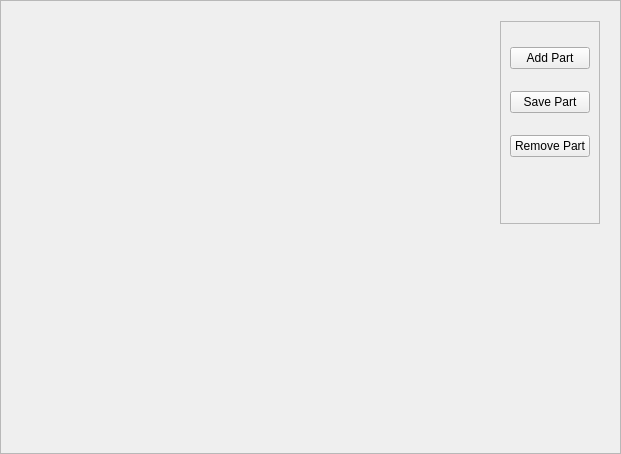
<?xml version="1.0" encoding="UTF-8"?>
<ui version="4.0">
 <class>JobParts</class>
 <widget class="QFrame" name="JobParts">
  <property name="geometry">
   <rect>
    <x>0</x>
    <y>0</y>
    <width>621</width>
    <height>454</height>
   </rect>
  </property>
  <property name="windowTitle">
   <string>Frame</string>
  </property>
  <property name="frameShape">
   <enum>QFrame::StyledPanel</enum>
  </property>
  <property name="frameShadow">
   <enum>QFrame::Raised</enum>
  </property>
  <layout class="QGridLayout" name="gridLayout">
   <item row="0" column="0">
    <widget class="QcjDataFrame" name="dataFrame">
     <property name="toolTip">
      <string/>
     </property>
     <property name="whatsThis">
      <string/>
     </property>
     <property name="xml_definition" stdset="0">
      <string>form_definition</string>
     </property>
     <layout class="QVBoxLayout" name="verticalLayout">
      <item>
       <widget class="QFrame" name="frame">
        <property name="frameShape">
         <enum>QFrame::NoFrame</enum>
        </property>
        <property name="frameShadow">
         <enum>QFrame::Raised</enum>
        </property>
        <layout class="QHBoxLayout" name="horizontalLayout">
         <property name="margin">
          <number>0</number>
         </property>
         <item>
          <widget class="QcjDataForm" name="dataForm">
           <property name="toolTip">
            <string>&lt;html&gt;This is a form entering in the parts information of predifined jobs. It's xml form name is &lt;em&gt;job_part_form&lt;/em&gt;&lt;/html&gt;</string>
           </property>
           <property name="whatsThis">
            <string>&lt;html&gt;This is for creating and modifying parts associated with a job. It's xml form name is &lt;em&gt;job_parts_form&lt;/em&gt;&lt;/html&gt;</string>
           </property>
           <property name="xml_definition" stdset="0">
            <string>job_part_form</string>
           </property>
          </widget>
         </item>
         <item>
          <widget class="QFrame" name="frame_14">
           <property name="sizePolicy">
            <sizepolicy hsizetype="Maximum" vsizetype="Preferred">
             <horstretch>0</horstretch>
             <verstretch>0</verstretch>
            </sizepolicy>
           </property>
           <property name="frameShape">
            <enum>QFrame::StyledPanel</enum>
           </property>
           <property name="frameShadow">
            <enum>QFrame::Raised</enum>
           </property>
           <layout class="QVBoxLayout">
            <property name="spacing">
             <number>6</number>
            </property>
            <property name="margin">
             <number>9</number>
            </property>
            <item>
             <widget class="QPushButton" name="newBtn">
              <property name="text">
               <string>Add Part</string>
              </property>
             </widget>
            </item>
            <item>
             <widget class="QPushButton" name="saveBtn">
              <property name="text">
               <string>Save Part</string>
              </property>
             </widget>
            </item>
            <item>
             <widget class="QPushButton" name="deleteBtn">
              <property name="text">
               <string>Remove Part</string>
              </property>
             </widget>
            </item>
            <item>
             <spacer>
              <property name="orientation">
               <enum>Qt::Vertical</enum>
              </property>
              <property name="sizeType">
               <enum>QSizePolicy::Maximum</enum>
              </property>
              <property name="sizeHint" stdset="0">
               <size>
                <width>20</width>
                <height>40</height>
               </size>
              </property>
             </spacer>
            </item>
           </layout>
          </widget>
         </item>
        </layout>
       </widget>
      </item>
      <item>
       <widget class="QcjDataTable" name="dataTable">
        <property name="toolTip">
         <string/>
        </property>
        <property name="whatsThis">
         <string>&lt;html&gt;This table is for selecting the parts of a job to modify. It's xml form name is &lt;em&gt;job_parts_table&lt;/em&gt;&lt;/html&gt;</string>
        </property>
        <property name="xml_definition" stdset="0">
         <string>job_part_table</string>
        </property>
       </widget>
      </item>
     </layout>
    </widget>
   </item>
  </layout>
 </widget>
 <customwidgets>
  <customwidget>
   <class>QcjDataForm</class>
   <extends>QFrame</extends>
   <header>QcjData/QcjDataForm.h</header>
  </customwidget>
  <customwidget>
   <class>QcjDataFrame</class>
   <extends>QFrame</extends>
   <header>QcjData/QcjDataFrame.h</header>
   <container>1</container>
  </customwidget>
  <customwidget>
   <class>QcjDataTable</class>
   <extends>QFrame</extends>
   <header>QcjData/QcjDataTable.h</header>
  </customwidget>
 </customwidgets>
 <resources/>
 <connections/>
</ui>
